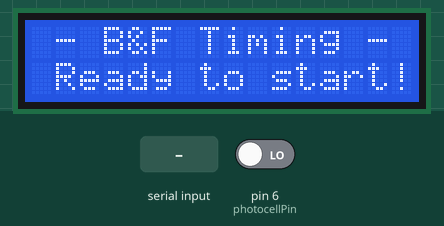
This sketch was run on a simulated Arduino Uno, built with avr-gcc and run on an emulated ATmega328P. On the bench: 16×2 character LCD. Inputs (shaded band) come from the test bench; at power-on: pin 6 (photocellPin) LOW. What the sketch prints to the serial monitor is not drawn.

Above: at 1.2 s.
1.3 s: "1" received over the second serial link
At 1.6 s:
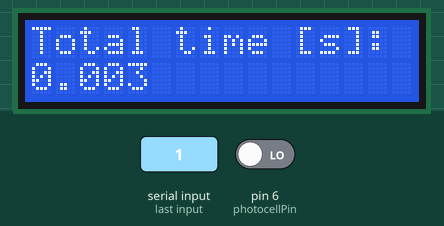
At 31.8 s:
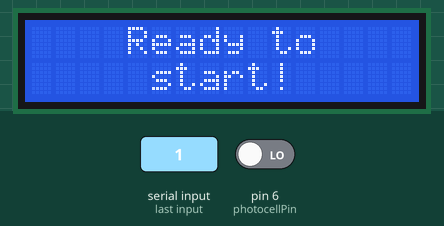
Timing chart, 0 to 32.8 s (numbered marks = the images above; inputs shaded):
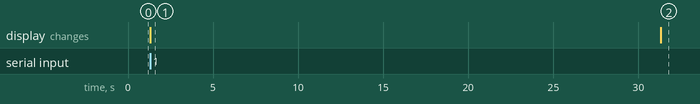

Measured:
- after the input at 1.3 s, the display: first changes at once (image 1 shows a later state)
- what the display in image 1 shows lasts 30.0 s, from 1.3 s to 31.3 s

The sketch:

finishSlave_BustDetection_Bluetooth.ino
```cpp
// Import libraries for LCD Display and HC-12 Radio Module + Bluetooth Module
#include <SoftwareSerial.h>
#include <LiquidCrystal.h>

#define BAUDRATE 9600

// Variable declarations
SoftwareSerial HC12(2, 3); // HC-12 TX Pin, HC-12 RX Pin
SoftwareSerial bluetooth(1, 5); // RX Pin, TX Pin
LiquidCrystal lcd(7, 8, 9, 10, 11, 12);

const byte photocellPin = 6;
byte photocellStatus;

bool athleteRunning = false;
bool finishLineReached = false;
bool acquisitionCompleted = false;
bool stayIdle = false;

float initialTime = 0;
float totalTime = 0;
int i = 0;

const int nTimes = 200;  // Memorize times for 0.2s with 1ms resolution
float times[nTimes] = { };
byte photocellValues[nTimes] = { };

int count;
byte k = 0;
int maxCount = 0;
int maxIdx = 0;

// parameters to print to Serial (bluetooth phone application)
byte nIntDigits = 3;
byte nDecimalDigits = 3;


void serialFlush(){
  while(Serial.available() > 0) {
    char t = Serial.read();
  }
}


void setup() {
  // Set up the LCD's number of columns and rows
  lcd.begin(16, 2);

  // Initialise Serial communication, Radio Module and Bluetooth Module
  Serial.begin(BAUDRATE);
  bluetooth.begin(BAUDRATE);
  HC12.begin(BAUDRATE);

  // Declare starting block pin
  pinMode(photocellPin,INPUT);

  // serialFlush();

  // Print on LCD Display
  lcd.clear();
  lcd.setCursor(1, 0);
  lcd.print("- B&F Timing -");
  lcd.setCursor(1, 1);
  lcd.print("Ready to start!");

  // Print to Serial (bluetooth phone application)
  char readyMessage[17] = "Ready to start!";
  Serial.println(readyMessage);

}


void loop() {
  // Read block status to determine if the athlete is ready to start
  photocellStatus = digitalRead(photocellPin);
  // Serial.println(photocellStatus);  // For debugging

  // Receive start signal from master
  while(HC12.available() && athleteRunning == false && stayIdle == false) {
    HC12.read(); // Read HC12 data to empty its buffer
    Serial.println("Started");
    initialTime = millis();
    HC12.end();
    lcd.clear();
    athleteRunning = true;
  }

  if(photocellStatus == HIGH && athleteRunning == true && finishLineReached == false) {
    totalTime = (millis() - initialTime)/1000;
    // Print time on LCD Display
    lcd.setCursor(0, 0);
    lcd.print("Total time [s]:");
    lcd.setCursor(0, 1);
    lcd.print(totalTime, 3);

    // Send time to bluetooth device and display it
    // Serial.println(totalTime);
  }

  if(photocellStatus == LOW && athleteRunning == true && finishLineReached == false) {
    finishLineReached = true;
    i = 0;
  }

  if(finishLineReached == true && i < nTimes) {
    totalTime = (millis() - initialTime)/1000;
    times[i] = totalTime;
    photocellValues[i] = photocellStatus;
    // Serial.println(photocellValues[i]); // For debugging
    // Serial.println(times[i]); // For debugging
    i++;
    if(i == nTimes) {
      acquisitionCompleted = true;
    }
  }

  if(acquisitionCompleted == true) {
    count = 0;
    k = 0;
    maxCount = 0;
    maxIdx = 0;

    for(int j = 1; j < nTimes; j++) {
      if(photocellValues[j] == LOW && photocellValues[j] == photocellValues[j-1]) {
        count++;
      }
      // Serial.println(count); // For debugging
      if(photocellValues[j] == LOW && photocellValues[j-1] == HIGH) {
        if(count > maxCount) {
          maxCount = count;
          maxIdx = j-count-1;
        }
        count = 0;
        k++;
      }
    }

    // Print time on LCD Display
    lcd.setCursor(0, 0);
    lcd.print("Total time [s]:");
    lcd.setCursor(0, 1);
    lcd.print(times[maxIdx], 3);
    // Serial.println(times[maxIdx]); // For debugging
    // Serial.println(maxCount); // For debugging
    // Serial.println(maxIdx); // For debugging

    acquisitionCompleted = false;
    athleteRunning = false;
    finishLineReached = false;
    stayIdle = true;

    // Print to Serial (bluetooth phone application)
    char buff[18] = "Total time [s]: ";
    char floatBuff[10];
    dtostrf(times[maxIdx], nIntDigits, nDecimalDigits, floatBuff);
    strcat(buff, floatBuff);
    Serial.println(buff);

    HC12.begin(BAUDRATE);
  }

  if(stayIdle == true) {
    delay(30*1000); // Display result for 30 seconds, then set timer to 0

    // Print time on LCD Display
    lcd.clear();
    lcd.setCursor(4, 0);
    lcd.print("Ready to");
    lcd.setCursor(5, 1);
    lcd.print("start!");

    // Print to Serial (bluetooth phone application)
    char readyMessage[17] = "Ready to start!";
    Serial.println(readyMessage);

    stayIdle = false;

    // Dump any start command received during the IDLE status
    while(HC12.available()) {
      HC12.read();
    }
  }

}
```
